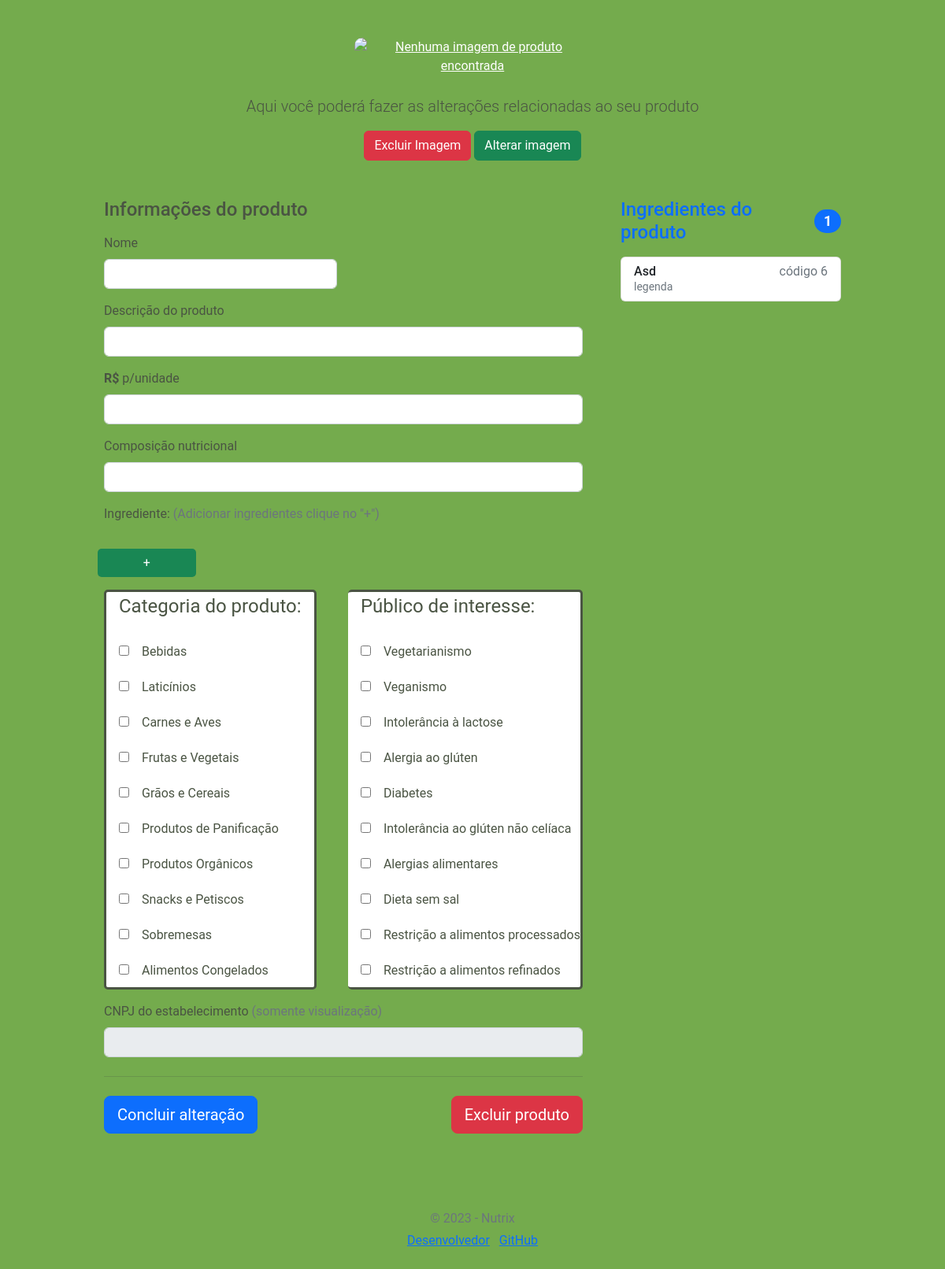
Screenshot of /estabelecimento/alterar_produto.php?cod=2 with the database file from the repository.
### tables this page shows
CREATE TABLE produto_ingrediente (
  cod_produto INT(6),
  cod_ingrediente INT(6),
  PRIMARY KEY(cod_produto, cod_ingrediente)
);

CREATE TABLE ingrediente(

  cod INT(6) PRIMARY KEY AUTO_INCREMENT,
  nome TINYTEXT
);

CREATE TABLE categoria(

  cod INT(6) PRIMARY KEY AUTO_INCREMENT,
  tipo TINYTEXT,
  nome TINYTEXT,
  descricao TINYTEXT
);

### estabelecimento/alterar_produto.php (the view, shortened to what this page needs)
<?php
require_once "../conexao.php";
$codProduto = $_GET['cod'];
$sql = "SELECT * FROM ingrediente
INNER JOIN produto_ingrediente ON produto_ingrediente.cod_ingrediente = ingrediente.cod
WHERE produto_ingrediente.cod_produto = '$codProduto'";
$result = mysqli_query($conexao, $sql);
$somaIngredientes = $result->num_rows;
?>
<!doctype html>
<html lang="en">
<head>
  <link href="../estilos/bootstrap-exemplos/assets/dist/css/bootstrap.min.css" rel="stylesheet">
  <link rel="stylesheet" type="text/css" href="../estilos/estilo.css">
  <link href="form-validation.css" rel="stylesheet">
</head>
<body>
  <div class="container">
    <main>
      <div class="py-5 text-center">
        <?php if($foto === ""){?>
       <img class="d-block mx-auto mb-4" src="<?php echo $foto ?>" alt="Nenhuma imagem de produto encontrada" style="color: white; text-decoration: underline; cursor: url('../img/svg/sadCursor.svg'), auto;">
        <?php }else{ ?>
       <img class="d-block mx-auto mb-4" src="<?php echo $foto ?>" alt="Nenhuma imagem de produto encontrada" style="color: white; text-decoration: underline;">
     <?php }?>
        <p class="lead">Aqui você poderá fazer as alterações relacionadas ao seu produto</p>
        <div class="mt-3">
          <a href="drop_image.php?cod=<?php echo $codProduto; ?>" class="btn btn-danger">Excluir Imagem</a>
          <a href="#" class="btn btn-success open-modal" data-toggle="modal" data-target="#myModal">Alterar imagem</a>
        </div>
      </div>
      <div class="row g-5">
        <div class="col-md-5 col-lg-4 order-md-last">
          <h4 class="d-flex justify-content-between align-items-center mb-3">
            <span class="text-primary">Ingredientes do produto</span>
            <span class="badge bg-primary rounded-pill"><?php echo $somaIngredientes; ?></span>
          </h4>
          <ul class="list-group mb-3">
            <?php
            $sql = "SELECT * FROM ingrediente
            INNER JOIN produto_ingrediente ON produto_ingrediente.cod_ingrediente = ingrediente.cod
            WHERE produto_ingrediente.cod_produto = '$codProduto'";
            $result = mysqli_query($conexao, $sql);
            while ($row = mysqli_fetch_assoc($result)) {
              ?>
              <li class="list-group-item d-flex justify-content-between lh-sm">
                <div>
                  <h6 class="my-0"><?php echo $row['nome'] ?></h6>
                  <small class="text-muted">legenda</small>
                </div>
                <span class="text-muted"> código <?php echo $row['cod'] ?></span>
              </li>
              <?php
            }
            ?>
          </ul>
        </div>
        <div class="col-md-7 col-lg-8">
          <h4 class="mb-3">Informações do produto</h4>
          <form class="needs-validation" id="formulario" action="update_produto.php?cod=<?php echo $codProduto?>" method="POST" enctype="multipart/form-data">
            <div class="row g-3">
              <div class="col-sm-6">
                <label for="nome" class="form-label">Nome</label>
                <input type="text" class="form-control" name="nome" id="nome" placeholder="" value="<?php echo $nome_produto; ?>" required="">
              </div>
              <div class="col-12">
                <label for="descricao" class="form-label">Descrição do produto</label>
                <div class="input-group has-validation">
                  <input type="text" class="form-control" name="descricao" id="descricao" placeholder="" required="" value="<?php echo $descricao_produto; ?>">
                </div>
              </div>
              <div class="col-12">
                <label for="valor" class="form-label"><strong>R$</strong> p/unidade</label>
                <input type="text" class="form-control" name="valor" id="valor" pattern="\d{1,10}\.\d{0,4}" title="Valor máximo 9999999999.9999" placeholder="" value="<?php echo $valor_produto; ?>">
              </div>
              <div class="col-12">
                <label for="composicao" class="form-label">Composição nutricional</label>
                <input type="text" class="form-control" name="composicao" id="composicao" required="" value="<?php echo $composicao ?>">
              </div>
              <label for="descricao">Ingrediente:<span class="text-muted"> (Adicionar ingredientes clique no "+")</span></label>
              <button type="button" class="btn btn-success" id="adicionarIngrediente">&plus;</button>
              <div class="d-flex justify-content-between">
                <div class="listaUm">
                  <fieldset class="col-12">
                    <legend style="float: none; margin: 1rem;">Categoria do produto: </legend>
                    <label>
                      <?php
                      $sql = $conexao->query("SELECT cod, nome FROM categoria WHERE tipo = 'estabelecimento'");
                      while ($obj = $sql->fetch_object()) {
                        ?>
                        <input style="float: none; margin: 1rem;" type="checkbox" name="categoria_produto[]" value="<?php echo $obj->cod; ?>"><?php echo $obj->nome; ?><br>
                        <?php
                      }
                      ?>
                    </label><br>
                  </fieldset>
                </div>
                <div class="listaDois">
                  <fieldset class="col-12">
                    <legend style="float: none; margin: 1rem;">Público de interesse: </legend>
                    <label>
                      <?php
                      $sql = $conexao->query("SELECT cod, nome FROM categoria WHERE tipo = 'cliente'");
                      while ($obj = $sql->fetch_object()) {
                        ?>
                        <input style="float: none; margin: 1rem;" type="checkbox" name="categoria_cliente[]" value="<?php echo $obj->cod; ?>"><?php echo $obj->nome; ?><br>
                        <?php
                      }
                      ?>
                    </label><br>
                  </fieldset>
                </div>
              </div>
              <div class="col-12">
                <label for="cnpj" class="form-label">CNPJ do estabelecimento<span class="text-muted"> (somente visualização)</span></label>
                <input type="text" class="form-control" name="cnpj" value="<?php echo $cnpj; ?>" disabled id="cnpj" placeholder="">
              </div>
            </div>
            <hr class="my-4">
            <div class="d-flex justify-content-between">
              <button class="btn btn-primary btn-lg" type="submit">Concluir alteração</button>
              <button class="btn btn-danger btn-lg"><a href="drop_produto.php?cod=<?php echo $codProduto; ?>">Excluir produto</a></button>
            </div>
          </form>
        </div>
      </div>
    </main>
    <footer class="my-5 pt-5 text-muted text-center text-small">
      <p class="mb-1">© 2023 - Nutrix</p>
      <ul class="list-inline">
        <li class="list-inline-item"><a href="#">Desenvolvedor</a></li>
        <li class="list-inline-item"><a href="#">GitHub</a></li>
      </ul>
    </footer>
  </div>
</body>
</html>

### estilos/estilo.css (style rules this page uses)
body { font-family: 'Roboto', sans-serif; background-color: #82BF56; }

### estabelecimento/alterar_produto.php (style rules this page uses)
body { font-family: 'Roboto', sans-serif; color: #4A5443; background-color: #74AB4D; }
.container { max-width: 960px; }
.listaUm { background-color: white; border-radius: 5px; border: solid #4A5443; }
.listaDois { background-color: white; border-radius: 5px; border: solid #4A5443; border-left: 2.5px; }
button[type=button] { width: 20%; border: none; border-radius: 5px; color: #fff; font-size: 1rem; cursor: pointer; }
button > a { text-decoration: none; color: white; }
main > div > img { max-width: 300px; max-height: 600px; border-radius: 10px; }

### rows the page displays
produto_ingrediente: cod_ingrediente.nome "Asd", cod_ingrediente.cod "6"
categoria: nome "Bebidas"
categoria: nome "Laticínios"
categoria: nome "Carnes e Aves"
categoria: nome "Frutas e Vegetais"
categoria: nome "Grãos e Cereais"
categoria: nome "Produtos de Panificação"
categoria: nome "Produtos Orgânicos"
categoria: nome "Snacks e Petiscos"
categoria: nome "Sobremesas"
categoria: nome "Alimentos Congelados"
categoria: nome "Vegetarianismo"
categoria: nome "Veganismo"
categoria: nome "Intolerância à lactose"
categoria: nome "Alergia ao glúten"
categoria: nome "Diabetes"
categoria: nome "Intolerância ao glúten não celíaca"
categoria: nome "Alergias alimentares"
categoria: nome "Dieta sem sal"
categoria: nome "Restrição a alimentos processados"
categoria: nome "Restrição a alimentos refinados"

### other values shown
$somaIngredientes "1"
